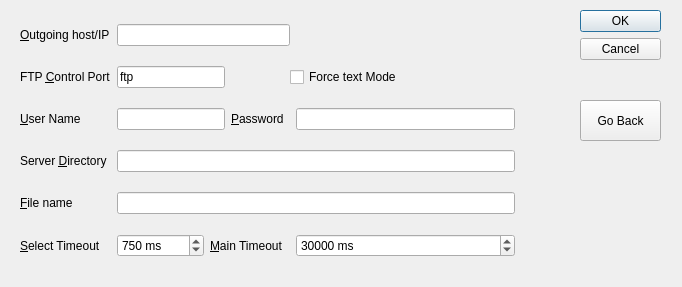
<?xml version="1.0" encoding="UTF-8"?>
<ui version="4.0">
 <class>ftpparams</class>
 <widget class="QDialog" name="ftpparams">
  <property name="geometry">
   <rect>
    <x>0</x>
    <y>0</y>
    <width>682</width>
    <height>287</height>
   </rect>
  </property>
  <property name="windowTitle">
   <string>FTP specific parameters</string>
  </property>
  <property name="toolTip">
   <string/>
  </property>
  <widget class="QDialogButtonBox" name="buttonBox">
   <property name="geometry">
    <rect>
     <x>580</x>
     <y>10</y>
     <width>81</width>
     <height>181</height>
    </rect>
   </property>
   <property name="orientation">
    <enum>Qt::Vertical</enum>
   </property>
   <property name="standardButtons">
    <set>QDialogButtonBox::Cancel|QDialogButtonBox::Ok</set>
   </property>
  </widget>
  <widget class="QWidget" name="layoutWidget">
   <property name="geometry">
    <rect>
     <x>20</x>
     <y>10</y>
     <width>495</width>
     <height>261</height>
    </rect>
   </property>
   <layout class="QGridLayout" name="gridLayout">
    <item row="0" column="0">
     <widget class="QLabel" name="label_3">
      <property name="text">
       <string>&amp;Outgoing host/IP</string>
      </property>
      <property name="buddy">
       <cstring>outhost</cstring>
      </property>
     </widget>
    </item>
    <item row="0" column="1" colspan="4">
     <widget class="QLineEdit" name="outhost">
      <property name="toolTip">
       <string>Some network setups may require the sending host to use a specific IP address or host name</string>
      </property>
     </widget>
    </item>
    <item row="1" column="0">
     <widget class="QLabel" name="label_4">
      <property name="text">
       <string>FTP &amp;Control Port</string>
      </property>
      <property name="buddy">
       <cstring>portnum</cstring>
      </property>
     </widget>
    </item>
    <item row="1" column="1" colspan="2">
     <widget class="QLineEdit" name="portnum">
      <property name="toolTip">
       <string>This is the port number (or name) to use for the FTP control port
</string>
      </property>
      <property name="text">
       <string>ftp</string>
      </property>
     </widget>
    </item>
    <item row="1" column="4" colspan="2">
     <widget class="QCheckBox" name="textmode">
      <property name="toolTip">
       <string>Select this to force text mode (not recommended)
</string>
      </property>
      <property name="text">
       <string>Force text Mode</string>
      </property>
     </widget>
    </item>
    <item row="2" column="0">
     <widget class="QLabel" name="label_2">
      <property name="text">
       <string>&amp;User Name</string>
      </property>
      <property name="buddy">
       <cstring>username</cstring>
      </property>
     </widget>
    </item>
    <item row="2" column="1" colspan="2">
     <widget class="QLineEdit" name="username">
      <property name="toolTip">
       <string>This is the User Name which the server may expect you to log in with
</string>
      </property>
     </widget>
    </item>
    <item row="2" column="3">
     <widget class="QLabel" name="label_7">
      <property name="text">
       <string>&amp;Password</string>
      </property>
      <property name="buddy">
       <cstring>password</cstring>
      </property>
     </widget>
    </item>
    <item row="2" column="5">
     <widget class="QLineEdit" name="password">
      <property name="toolTip">
       <string>This is the password which the server may expect you to quote</string>
      </property>
     </widget>
    </item>
    <item row="3" column="0">
     <widget class="QLabel" name="label_5">
      <property name="text">
       <string>Server &amp;Directory</string>
      </property>
      <property name="buddy">
       <cstring>directory</cstring>
      </property>
     </widget>
    </item>
    <item row="3" column="1" colspan="5">
     <widget class="QLineEdit" name="directory">
      <property name="toolTip">
       <string>This is the server &quot;directory&quot; which you may be expected to select.</string>
      </property>
     </widget>
    </item>
    <item row="4" column="0">
     <widget class="QLabel" name="label_6">
      <property name="text">
       <string>&amp;File name</string>
      </property>
      <property name="buddy">
       <cstring>filename</cstring>
      </property>
     </widget>
    </item>
    <item row="4" column="1" colspan="5">
     <widget class="QLineEdit" name="filename">
      <property name="toolTip">
       <string>This is the server &quot;filename&quot; you may be expected to quote.</string>
      </property>
     </widget>
    </item>
    <item row="5" column="0">
     <widget class="QLabel" name="label_8">
      <property name="text">
       <string>&amp;Select Timeout</string>
      </property>
      <property name="buddy">
       <cstring>selectto</cstring>
      </property>
     </widget>
    </item>
    <item row="5" column="1">
     <widget class="QSpinBox" name="selectto">
      <property name="toolTip">
       <string>Timeout for &quot;select&quot; operations</string>
      </property>
      <property name="suffix">
       <string> ms</string>
      </property>
      <property name="minimum">
       <number>1</number>
      </property>
      <property name="maximum">
       <number>3600000</number>
      </property>
      <property name="singleStep">
       <number>10</number>
      </property>
      <property name="value">
       <number>750</number>
      </property>
     </widget>
    </item>
    <item row="5" column="2" colspan="2">
     <widget class="QLabel" name="label_9">
      <property name="text">
       <string>&amp;Main Timeout</string>
      </property>
      <property name="buddy">
       <cstring>mainto</cstring>
      </property>
     </widget>
    </item>
    <item row="5" column="5">
     <widget class="QSpinBox" name="mainto">
      <property name="toolTip">
       <string>Main timeout for FTP operations</string>
      </property>
      <property name="suffix">
       <string> ms</string>
      </property>
      <property name="minimum">
       <number>1</number>
      </property>
      <property name="maximum">
       <number>3600000</number>
      </property>
      <property name="singleStep">
       <number>100</number>
      </property>
      <property name="value">
       <number>30000</number>
      </property>
     </widget>
    </item>
   </layout>
  </widget>
  <widget class="QPushButton" name="goback">
   <property name="geometry">
    <rect>
     <x>580</x>
     <y>100</y>
     <width>81</width>
     <height>41</height>
    </rect>
   </property>
   <property name="toolTip">
    <string>Click here to go back</string>
   </property>
   <property name="text">
    <string>Go Back</string>
   </property>
  </widget>
 </widget>
 <tabstops>
  <tabstop>outhost</tabstop>
  <tabstop>portnum</tabstop>
  <tabstop>textmode</tabstop>
  <tabstop>username</tabstop>
  <tabstop>password</tabstop>
  <tabstop>directory</tabstop>
  <tabstop>filename</tabstop>
  <tabstop>selectto</tabstop>
  <tabstop>mainto</tabstop>
  <tabstop>buttonBox</tabstop>
 </tabstops>
 <resources/>
 <connections>
  <connection>
   <sender>buttonBox</sender>
   <signal>accepted()</signal>
   <receiver>ftpparams</receiver>
   <slot>accept()</slot>
   <hints>
    <hint type="sourcelabel">
     <x>248</x>
     <y>254</y>
    </hint>
    <hint type="destinationlabel">
     <x>157</x>
     <y>274</y>
    </hint>
   </hints>
  </connection>
  <connection>
   <sender>buttonBox</sender>
   <signal>rejected()</signal>
   <receiver>ftpparams</receiver>
   <slot>reject()</slot>
   <hints>
    <hint type="sourcelabel">
     <x>316</x>
     <y>260</y>
    </hint>
    <hint type="destinationlabel">
     <x>286</x>
     <y>274</y>
    </hint>
   </hints>
  </connection>
 </connections>
</ui>
